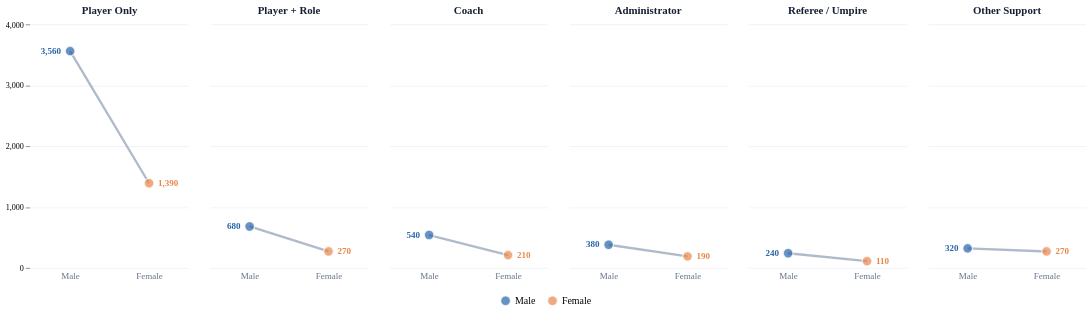

This figure's Vega-Lite source:
### Vega-Lite specification from a JSON file in a GitHub repository (floating-point values rounded to 4 significant figures)
{"$schema": "https://vega.github.io/schema/vega-lite/v5.json", "background": "transparent", "data": {"values": [{"role": "Player Only", "Sex": "Male", "count": 3560}, {"role": "Player Only", "Sex": "Female", "count": 1390}, {"role": "Player + Role", "Sex": "Male", "count": 680}, {"role": "Player + Role", "Sex": "Female", "count": 270}, {"role": "Coach", "Sex": "Male", "count": 540}, {"role": "Coach", "Sex": "Female", "count": 210}, {"role": "Administrator", "Sex": "Male", "count": 380}, {"role": "Administrator", "Sex": "Female", "count": 190}, {"role": "Referee / Umpire", "Sex": "Male", "count": 240}, {"role": "Referee / Umpire", "Sex": "Female", "count": 110}, {"role": "Other Support", "Sex": "Male", "count": 320}, {"role": "Other Support", "Sex": "Female", "count": 270}]}, "transform": [{"calculate": "format(datum.count, ',')", "as": "count_label"}], "facet": {"field": "role", "type": "nominal", "sort": ["Player Only", "Player + Role", "Coach", "Administrator", "Referee / Umpire", "Other Support"], "header": {"title": null, "labelFont": "DM Sans", "labelFontSize": 12, "labelFontWeight": "bold", "labelColor": "#172033", "labelPadding": 8}}, "spec": {"width": 175, "height": 270, "layer": [{"mark": {"type": "line", "color": "#94a3b8", "strokeWidth": 2.6, "opacity": 0.75}, "encoding": {"x": {"field": "Sex", "type": "ordinal", "scale": {"domain": ["Male", "Female"]}, "axis": {"title": null, "labelFont": "DM Sans", "labelFontSize": 10, "labelColor": "#64748b", "labelAngle": 0, "domain": false, "ticks": false}}, "y": {"field": "count", "type": "quantitative", "scale": {"domain": [0, 4000]}, "axis": {"title": null, "labelFont": "DM Sans", "labelFontSize": 9, "values": [0, 1000, 2000, 3000, 4000], "gridColor": "#eef2f7", "domain": false}}, "detail": {"field": "role"}}}, {"mark": {"type": "point", "filled": true, "size": 115, "stroke": "white", "strokeWidth": 1.5}, "encoding": {"x": {"field": "Sex", "type": "ordinal", "scale": {"domain": ["Male", "Female"]}}, "y": {"field": "count", "type": "quantitative", "scale": {"domain": [0, 4000]}}, "color": {"field": "Sex", "type": "nominal", "scale": {"domain": ["Male", "Female"], "range": ["#2563a8", "#e8864a"]}, "legend": {"orient": "none", "legendX": 520, "legendY": 300, "direction": "horizontal", "title": null, "labelFont": "DM Sans", "labelFontSize": 11, "symbolSize": 120}}, "tooltip": [{"field": "role", "title": "Role"}, {"field": "Sex"}, {"field": "count", "title": "Persons involved ('000)", "format": ","}]}}, {"transform": [{"filter": "datum.Sex == 'Male'"}], "mark": {"type": "text", "align": "right", "dx": -10, "font": "DM Sans", "fontSize": 10, "fontWeight": "bold", "color": "#2563a8"}, "encoding": {"x": {"field": "Sex", "type": "ordinal", "scale": {"domain": ["Male", "Female"]}}, "y": {"field": "count", "type": "quantitative", "scale": {"domain": [0, 4000]}}, "text": {"field": "count_label"}}}, {"transform": [{"filter": "datum.Sex == 'Female'"}], "mark": {"type": "text", "align": "left", "dx": 10, "font": "DM Sans", "fontSize": 10, "fontWeight": "bold", "color": "#e8864a"}, "encoding": {"x": {"field": "Sex", "type": "ordinal", "scale": {"domain": ["Male", "Female"]}}, "y": {"field": "count", "type": "quantitative", "scale": {"domain": [0, 4000]}}, "text": {"field": "count_label"}}}]}, "resolve": {"scale": {"y": "shared"}}, "config": {"view": {"stroke": "transparent"}, "font": "DM Sans", "facet": {"spacing": 22}}}
